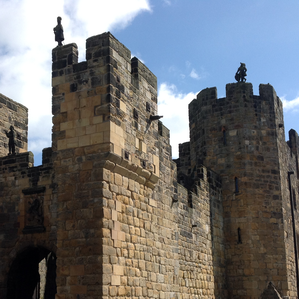
#> input picture examples/path_hijack_with_adversarial_attack/test.png, 299 x 299 px; its folder holds only this picture in this run
$ python -i _getter.py   (imports and definitions only)
#> lines starting #> are read from the running program, lines starting #| are printed output that depends on the picture
# ==================================================================================================
# -- imports ---------------------------------------------------------------------------------------
# ==================================================================================================


# ==================================================================================================
# -- functions -------------------------------------------------------------------------------------
# ==================================================================================================

# [90 lines left out: functions get_blueprint, get_transform, get_color, get_location_relative_to, get_rotation_relative_to, not called in this run]


def get_raw_image(carla_image, format="bgr"):
    import numpy as np
    import cv2

    raw_img = np.array(carla_image.raw_data)  # take raw data from carla image
    raw_img = np.reshape(raw_img, newshape=(carla_image.height, carla_image.width, 4))  # 4 channels: BGRA
    if format == "bgr":
        return cv2.cvtColor(raw_img, cv2.BGRA2BGR)  # BGRA => RGB
    elif format == "rgb":
        return cv2.cvtColor(raw_img, cv2.BGRA2RGB)  # BGRA => BGR
    elif format == "gray":
        return cv2.cvtColor(raw_img, cv2.BGRA2GRAY)  # BGRA => GRAY
    elif format == "hsv":
        return cv2.cvtColor(raw_img, cv2.BGRA2HSV)  # BGRA => HSV
    elif format == "yuv":
        return cv2.cvtColor(raw_img, cv2.BGRA2YUV)  # BGRA => YUV

    return raw_img  # BGRA


# [10 lines left out: function retrieve_from, not called in this run]

>>> import cv2
>>> picture = cv2.imread('../../../examples/path_hijack_with_adversarial_attack/test.png', cv2.IMREAD_GRAYSCALE)
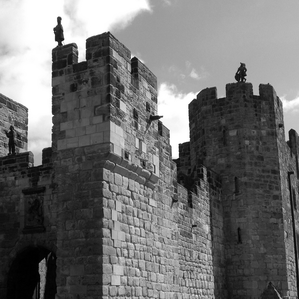
#> picture: shape (299, 299); min 0, max 255, mean 112.7
>>> result = get_raw_image(picture)
#> (the run stopped early here; a loop or call above may not have finished)
